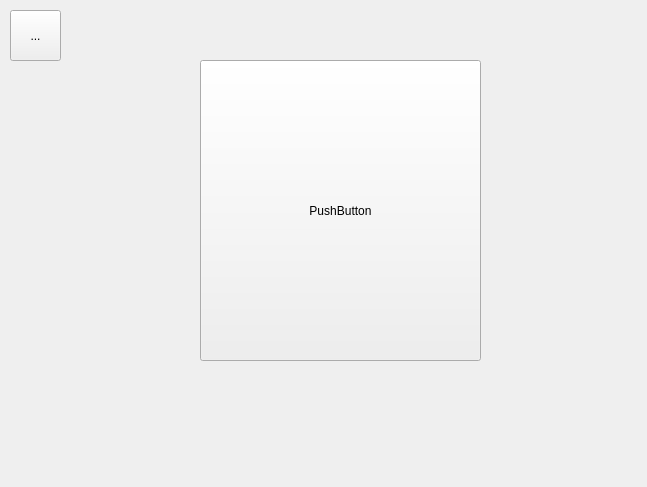
<?xml version="1.0" encoding="UTF-8"?>
<ui version="4.0">
 <class>SettingsPage</class>
 <widget class="QWidget" name="SettingsPage">
  <property name="geometry">
   <rect>
    <x>0</x>
    <y>0</y>
    <width>647</width>
    <height>487</height>
   </rect>
  </property>
  <property name="windowTitle">
   <string>HEY</string>
  </property>
  <widget class="QPushButton" name="pushButton">
   <property name="geometry">
    <rect>
     <x>200</x>
     <y>60</y>
     <width>281</width>
     <height>301</height>
    </rect>
   </property>
   <property name="text">
    <string>PushButton</string>
   </property>
  </widget>
  <widget class="QToolButton" name="toolButton">
   <property name="geometry">
    <rect>
     <x>10</x>
     <y>10</y>
     <width>51</width>
     <height>51</height>
    </rect>
   </property>
   <property name="text">
    <string>...</string>
   </property>
  </widget>
 </widget>
 <resources/>
 <connections/>
</ui>
